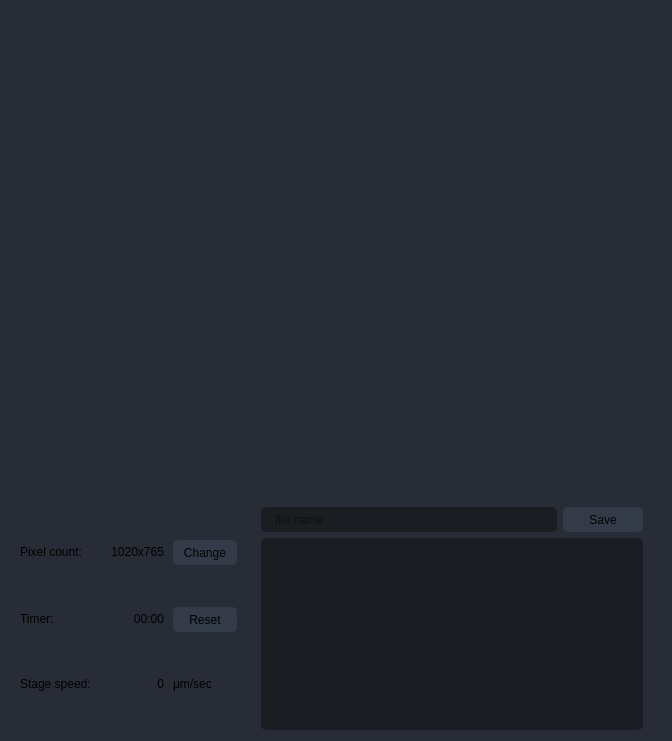
                 <widget class="QFrame" name="frame_images">
                  <property name="minimumSize">
                   <size>
                    <width>0</width>
                    <height>0</height>
                   </size>
                  </property>
                  <property name="styleSheet">
                   <string notr="true">background-color: rgb(39, 44, 54);
border-radius: 5px;</string>
                  </property>
                  <property name="frameShape">
                   <enum>QFrame::StyledPanel</enum>
                  </property>
                  <property name="frameShadow">
                   <enum>QFrame::Raised</enum>
                  </property>
                  <layout class="QVBoxLayout" name="verticalLayout_13">
                   <item>
                    <widget class="QGraphicsView" name="graphicsView">
                     <property name="minimumSize">
                      <size>
                       <width>650</width>
                       <height>490</height>
                      </size>
                     </property>
                     <property name="maximumSize">
                      <size>
                       <width>650</width>
                       <height>490</height>
                      </size>
                     </property>
                     <property name="font">
                      <font>
                       <family>Segoe UI</family>
                      </font>
                     </property>
                     <property name="cursor" stdset="0">
                      <cursorShape>CrossCursor</cursorShape>
                     </property>
                     <property name="mouseTracking">
                      <bool>true</bool>
                     </property>
                     <property name="layoutDirection">
                      <enum>Qt::LeftToRight</enum>
                     </property>
                     <property name="autoFillBackground">
                      <bool>false</bool>
                     </property>
                    </widget>
                   </item>
                   <item>
                    <widget class="QFrame" name="frame_title_filepath_3">
                     <property name="minimumSize">
                      <size>
                       <width>0</width>
                       <height>70</height>
                      </size>
                     </property>
                     <property name="maximumSize">
                      <size>
                       <width>16777215</width>
                       <height>16777215</height>
                      </size>
                     </property>
                     <property name="styleSheet">
                      <string notr="true">background-color: rgb(39, 44, 54);</string>
                     </property>
                     <property name="frameShape">
                      <enum>QFrame::StyledPanel</enum>
                     </property>
                     <property name="frameShadow">
                      <enum>QFrame::Raised</enum>
                     </property>
                     <layout class="QHBoxLayout" name="horizontalLayout_13">
                      <property name="topMargin">
                       <number>0</number>
                      </property>
                      <property name="bottomMargin">
                       <number>0</number>
                      </property>
                      <item>
                       <widget class="QFrame" name="frame">
                        <property name="frameShape">
                         <enum>QFrame::StyledPanel</enum>
                        </property>
                        <property name="frameShadow">
                         <enum>QFrame::Raised</enum>
                        </property>
                        <layout class="QHBoxLayout" name="horizontalLayout_19">
                         <property name="leftMargin">
                          <number>0</number>
                         </property>
                         <property name="topMargin">
                          <number>0</number>
                         </property>
                         <property name="bottomMargin">
                          <number>0</number>
                         </property>
                         <item>
                          <layout class="QGridLayout" name="gridLayout_3">
                           <property name="spacing">
                            <number>9</number>
                           </property>
                           <item row="1" column="0">
                            <widget class="QLabel" name="label_MousePosition_value_3">
                             <property name="minimumSize">
                              <size>
                               <width>0</width>
                               <height>0</height>
                              </size>
                             </property>
                             <property name="maximumSize">
                              <size>
                               <width>1000</width>
                               <height>20</height>
                              </size>
                             </property>
                             <property name="font">
                              <font>
                               <family>Segoe UI</family>
                               <weight>50</weight>
                               <bold>false</bold>
                              </font>
                             </property>
                             <property name="text">
                              <string>Timer:</string>
                             </property>
                             <property name="alignment">
                              <set>Qt::AlignLeading|Qt::AlignLeft|Qt::AlignVCenter</set>
                             </property>
                            </widget>
                           </item>
                           <item row="2" column="1">
                            <widget class="QLabel" name="label_MousePosition_value_7">
                             <property name="minimumSize">
                              <size>
                               <width>0</width>
                               <height>0</height>
                              </size>
                             </property>
                             <property name="maximumSize">
                              <size>
                               <width>1000</width>
                               <height>20</height>
                              </size>
                             </property>
                             <property name="font">
                              <font>
                               <family>Segoe UI</family>
                               <weight>50</weight>
                               <bold>false</bold>
                              </font>
                             </property>
                             <property name="text">
                              <string>0</string>
                             </property>
                             <property name="alignment">
                              <set>Qt::AlignRight|Qt::AlignTrailing|Qt::AlignVCenter</set>
                             </property>
                            </widget>
                           </item>
                           <item row="2" column="0">
                            <widget class="QLabel" name="label_MousePosition_value_5">
                             <property name="minimumSize">
                              <size>
                               <width>0</width>
                               <height>0</height>
                              </size>
                             </property>
                             <property name="maximumSize">
                              <size>
                               <width>1000</width>
                               <height>20</height>
                              </size>
                             </property>
                             <property name="font">
                              <font>
                               <family>Segoe UI</family>
                               <weight>50</weight>
                               <bold>false</bold>
                              </font>
                             </property>
                             <property name="text">
                              <string>Stage speed:</string>
                             </property>
                             <property name="alignment">
                              <set>Qt::AlignLeading|Qt::AlignLeft|Qt::AlignVCenter</set>
                             </property>
                            </widget>
                           </item>
                           <item row="1" column="1">
                            <widget class="QLabel" name="label_Timer">
                             <property name="minimumSize">
                              <size>
                               <width>0</width>
                               <height>0</height>
                              </size>
                             </property>
                             <property name="maximumSize">
                              <size>
                               <width>1000</width>
                               <height>20</height>
                              </size>
                             </property>
                             <property name="font">
                              <font>
                               <family>Segoe UI</family>
                               <weight>50</weight>
                               <bold>false</bold>
                              </font>
                             </property>
                             <property name="text">
                              <string>00:00</string>
                             </property>
                             <property name="alignment">
                              <set>Qt::AlignRight|Qt::AlignTrailing|Qt::AlignVCenter</set>
                             </property>
                            </widget>
                           </item>
                           <item row="0" column="2">
                            <widget class="QPushButton" name="pushButton_PixelCount">
                             <property name="minimumSize">
                              <size>
                               <width>0</width>
                               <height>25</height>
                              </size>
                             </property>
                             <property name="font">
                              <font>
                               <family>Segoe UI</family>
                              </font>
                             </property>
                             <property name="styleSheet">
                              <string notr="true">QPushButton {
	border: 2px solid rgb(52, 59, 72);
	border-radius: 5px;	
	background-color: rgb(52, 59, 72);
}
QPushButton:hover {
	background-color: rgb(57, 65, 80);
	border: 2px solid rgb(61, 70, 86);
}
QPushButton:pressed {	
	background-color: rgb(35, 40, 49);
	border: 2px solid rgb(43, 50, 61);
}</string>
                             </property>
                             <property name="text">
                              <string>Change</string>
                             </property>
                            </widget>
                           </item>
                           <item row="0" column="1">
                            <widget class="QLabel" name="label_MousePosition_value_18">
                             <property name="minimumSize">
                              <size>
                               <width>0</width>
                               <height>0</height>
                              </size>
                             </property>
                             <property name="maximumSize">
                              <size>
                               <width>1000</width>
                               <height>20</height>
                              </size>
                             </property>
                             <property name="font">
                              <font>
                               <family>Segoe UI</family>
                               <weight>50</weight>
                               <bold>false</bold>
                              </font>
                             </property>
                             <property name="text">
                              <string>1020x765</string>
                             </property>
                             <property name="alignment">
                              <set>Qt::AlignRight|Qt::AlignTrailing|Qt::AlignVCenter</set>
                             </property>
                            </widget>
                           </item>
                           <item row="0" column="0">
                            <widget class="QLabel" name="label_MousePosition_value_19">
                             <property name="minimumSize">
                              <size>
                               <width>0</width>
                               <height>0</height>
                              </size>
                             </property>
                             <property name="maximumSize">
                              <size>
                               <width>1000</width>
                               <height>20</height>
                              </size>
                             </property>
                             <property name="font">
                              <font>
                               <family>Segoe UI</family>
                               <weight>50</weight>
                               <bold>false</bold>
                              </font>
                             </property>
                             <property name="text">
                              <string>Pixel count:</string>
                             </property>
                             <property name="alignment">
                              <set>Qt::AlignLeading|Qt::AlignLeft|Qt::AlignVCenter</set>
                             </property>
                            </widget>
                           </item>
                           <item row="2" column="2">
                            <widget class="QLabel" name="label_MousePosition_value_4">
                             <property name="minimumSize">
                              <size>
                               <width>0</width>
                               <height>0</height>
                              </size>
                             </property>
                             <property name="maximumSize">
                              <size>
                               <width>1000</width>
                               <height>20</height>
                              </size>
                             </property>
                             <property name="font">
                              <font>
                               <family>Segoe UI</family>
                               <weight>50</weight>
                               <bold>false</bold>
                              </font>
                             </property>
                             <property name="text">
                              <string>μm/sec</string>
                             </property>
                             <property name="alignment">
                              <set>Qt::AlignLeading|Qt::AlignLeft|Qt::AlignVCenter</set>
                             </property>
                            </widget>
                           </item>
                           <item row="1" column="2">
                            <widget class="QPushButton" name="pushButton_ResetTimer">
                             <property name="minimumSize">
                              <size>
                               <width>0</width>
                               <height>25</height>
                              </size>
                             </property>
                             <property name="font">
                              <font>
                               <family>Segoe UI</family>
                              </font>
                             </property>
                             <property name="styleSheet">
                              <string notr="true">QPushButton {
	border: 2px solid rgb(52, 59, 72);
	border-radius: 5px;	
	background-color: rgb(52, 59, 72);
}
QPushButton:hover {
	background-color: rgb(57, 65, 80);
	border: 2px solid rgb(61, 70, 86);
}
QPushButton:pressed {	
	background-color: rgb(35, 40, 49);
	border: 2px solid rgb(43, 50, 61);
}</string>
                             </property>
                             <property name="text">
                              <string>Reset</string>
                             </property>
                            </widget>
                           </item>
                          </layout>
                         </item>
                        </layout>
                       </widget>
                      </item>
                      <item>
                       <widget class="QFrame" name="frame_content_Cell">
                        <property name="maximumSize">
                         <size>
                          <width>400</width>
                          <height>16777215</height>
                         </size>
                        </property>
                        <property name="frameShape">
                         <enum>QFrame::NoFrame</enum>
                        </property>
                        <property name="frameShadow">
                         <enum>QFrame::Raised</enum>
                        </property>
                        <layout class="QVBoxLayout" name="verticalLayout_25">
                         <property name="spacing">
                          <number>6</number>
                         </property>
                         <property name="topMargin">
                          <number>0</number>
                         </property>
                         <property name="bottomMargin">
                          <number>0</number>
                         </property>
                         <item>
                          <layout class="QHBoxLayout" name="hLayout_filepath_3">
                           <property name="bottomMargin">
                            <number>0</number>
                           </property>
                           <item>
                            <widget class="QLineEdit" name="lineEdit_filepath_3">
                             <property name="minimumSize">
                              <size>
                               <width>0</width>
                               <height>25</height>
                              </size>
                             </property>
                             <property name="styleSheet">
                              <string notr="true">QLineEdit {
	background-color: rgb(27, 29, 35);
	border-radius: 5px;
	border: 2px solid rgb(27, 29, 35);
	padding-left: 10px;
}
QLineEdit:hover {
	border: 2px solid rgb(64, 71, 88);
}
QLineEdit:focus {
	border: 2px solid rgb(91, 101, 124);
}</string>
                             </property>
                             <property name="placeholderText">
                              <string>file name</string>
                             </property>
                            </widget>
                           </item>
                           <item>
                            <widget class="QPushButton" name="pushButton_SaveTxt">
                             <property name="minimumSize">
                              <size>
                               <width>80</width>
                               <height>25</height>
                              </size>
                             </property>
                             <property name="font">
                              <font>
                               <family>Segoe UI</family>
                               <pointsize>9</pointsize>
                              </font>
                             </property>
                             <property name="styleSheet">
                              <string notr="true">QPushButton {
	border: 2px solid rgb(52, 59, 72);
	border-radius: 5px;	
	background-color: rgb(52, 59, 72);
}
QPushButton:hover {
	background-color: rgb(57, 65, 80);
	border: 2px solid rgb(61, 70, 86);
}
QPushButton:pressed {	
	background-color: rgb(35, 40, 49);
	border: 2px solid rgb(43, 50, 61);
}</string>
                             </property>
                             <property name="text">
                              <string>Save</string>
                             </property>
                             <property name="icon">
                              <iconset>
                               <normaloff>:/16x16/icons/16x16/cil-folder-open.png</normaloff>:/16x16/icons/16x16/cil-folder-open.png</iconset>
                             </property>
                            </widget>
                           </item>
                          </layout>
                         </item>
                         <item>
                          <widget class="QListView" name="listView_3">
                           <property name="palette">
                            <palette>
                             <active>
                              <colorrole role="WindowText">
                               <brush brushstyle="SolidPattern">
                                <color alpha="255">
                                 <red>210</red>
                                 <green>210</green>
                                 <blue>210</blue>
                                </color>
                               </brush>
                              </colorrole>
                              <colorrole role="Button">
                               <brush brushstyle="SolidPattern">
                                <color alpha="255">
                                 <red>27</red>
                                 <green>29</green>
                                 <blue>35</blue>
                                </color>
                               </brush>
                              </colorrole>
                              <colorrole role="Text">
                               <brush brushstyle="SolidPattern">
                                <color alpha="255">
                                 <red>210</red>
                                 <green>210</green>
                                 <blue>210</blue>
                                </color>
                               </brush>
                              </colorrole>
                              <colorrole role="ButtonText">
                               <brush brushstyle="SolidPattern">
                                <color alpha="255">
                                 <red>210</red>
                                 <green>210</green>
                                 <blue>210</blue>
                                </color>
                               </brush>
                              </colorrole>
                              <colorrole role="Base">
                               <brush brushstyle="SolidPattern">
                                <color alpha="255">
                                 <red>27</red>
                                 <green>29</green>
                                 <blue>35</blue>
                                </color>
                               </brush>
                              </colorrole>
                              <colorrole role="Window">
                               <brush brushstyle="SolidPattern">
                                <color alpha="255">
                                 <red>27</red>
                                 <green>29</green>
                                 <blue>35</blue>
                                </color>
                               </brush>
                              </colorrole>
                             </active>
                             <inactive>
                              <colorrole role="WindowText">
                               <brush brushstyle="SolidPattern">
                                <color alpha="255">
                                 <red>210</red>
                                 <green>210</green>
                                 <blue>210</blue>
                                </color>
                               </brush>
                              </colorrole>
                              <colorrole role="Button">
                               <brush brushstyle="SolidPattern">
                                <color alpha="255">
                                 <red>27</red>
                                 <green>29</green>
                                 <blue>35</blue>
                                </color>
                               </brush>
                              </colorrole>
                              <colorrole role="Text">
                               <brush brushstyle="SolidPattern">
                                <color alpha="255">
                                 <red>210</red>
                                 <green>210</green>
                                 <blue>210</blue>
                                </color>
                               </brush>
                              </colorrole>
                              <colorrole role="ButtonText">
                               <brush brushstyle="SolidPattern">
                                <color alpha="255">
                                 <red>210</red>
                                 <green>210</green>
                                 <blue>210</blue>
                                </color>
                               </brush>
                              </colorrole>
                              <colorrole role="Base">
                               <brush brushstyle="SolidPattern">
                                <color alpha="255">
                                 <red>27</red>
                                 <green>29</green>
                                 <blue>35</blue>
                                </color>
                               </brush>
                              </colorrole>
                              <colorrole role="Window">
                               <brush brushstyle="SolidPattern">
                                <color alpha="255">
                                 <red>27</red>
                                 <green>29</green>
                                 <blue>35</blue>
                                </color>
                               </brush>
                              </colorrole>
                             </inactive>
                             <disabled>
                              <colorrole role="WindowText">
                               <brush brushstyle="SolidPattern">
                                <color alpha="255">
                                 <red>210</red>
                                 <green>210</green>
                                 <blue>210</blue>
                                </color>
                               </brush>
                              </colorrole>
                              <colorrole role="Button">
                               <brush brushstyle="SolidPattern">
                                <color alpha="255">
                                 <red>27</red>
                                 <green>29</green>
                                 <blue>35</blue>
                                </color>
                               </brush>
                              </colorrole>
                              <colorrole role="Text">
                               <brush brushstyle="SolidPattern">
                                <color alpha="255">
                                 <red>210</red>
                                 <green>210</green>
                                 <blue>210</blue>
                                </color>
                               </brush>
                              </colorrole>
                              <colorrole role="ButtonText">
                               <brush brushstyle="SolidPattern">
                                <color alpha="255">
                                 <red>210</red>
                                 <green>210</green>
                                 <blue>210</blue>
                                </color>
                               </brush>
                              </colorrole>
                              <colorrole role="Base">
                               <brush brushstyle="SolidPattern">
                                <color alpha="255">
                                 <red>27</red>
                                 <green>29</green>
                                 <blue>35</blue>
                                </color>
                               </brush>
                              </colorrole>
                              <colorrole role="Window">
                               <brush brushstyle="SolidPattern">
                                <color alpha="255">
                                 <red>27</red>
                                 <green>29</green>
                                 <blue>35</blue>
                                </color>
                               </brush>
                              </colorrole>
                             </disabled>
                            </palette>
                           </property>
                           <property name="font">
                            <font>
                             <family>MS UI Gothic</family>
                            </font>
                           </property>
                           <property name="acceptDrops">
                            <bool>true</bool>
                           </property>
                           <property name="styleSheet">
                            <string notr="true">QListView {
	background-color: rgb(27, 29, 35);
	border-radius: 5px;
	padding: 10px;
}
QListView:hover {
	border: 2px solid rgb(64, 71, 88);
}
QListView:focus {
	border: 2px solid rgb(91, 101, 124);
}</string>
                           </property>
                           <property name="inputMethodHints">
                            <set>Qt::ImhMultiLine</set>
                           </property>
                          </widget>
                         </item>
                        </layout>
                       </widget>
                      </item>
                     </layout>
                    </widget>
                   </item>
                  </layout>
                 </widget>
